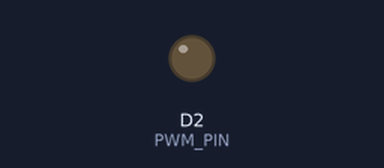
Bench run of a sketch on a simulated ESP8266 (NodeMCU). Parts: output pins drawn as LEDs (lit = HIGH).

Above: at 0.05 s.
At 3.0 s:
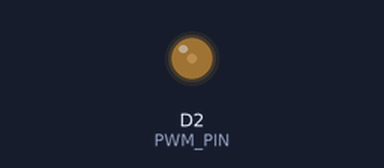
At 6.0 s:
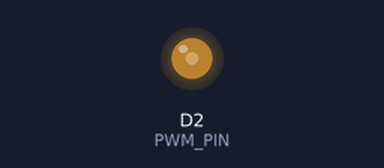
At 12.0 s:
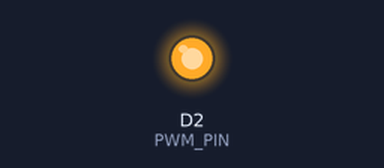
Timing chart, 0 to 15.6 s (numbered marks = the images above):
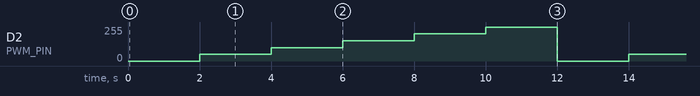

The sketch:

ex3.ino
```cpp
const uint8_t PWM_PIN = D2;

void setup(){
  pinMode(PWM_PIN, OUTPUT);
  analogWriteFreq(1000);
  analogWriteRange(1023);
}

void loop() {
  static uint8_t step = 0;
  uint16_t duty = (step * 1023) / 5;
  analogWrite(PWM_PIN, duty);
  delay(2000);
  step = (step + 1) % 6;
}
```

Measured:
- by itself, D2 (PWM_PIN): repeats every 12.0 s: 101/255 2.0 s, 152/255 2.0 s, 203/255 2.0 s, 255/255 2.0 s, 0/255 2.0 s, 50/255 2.0 s
